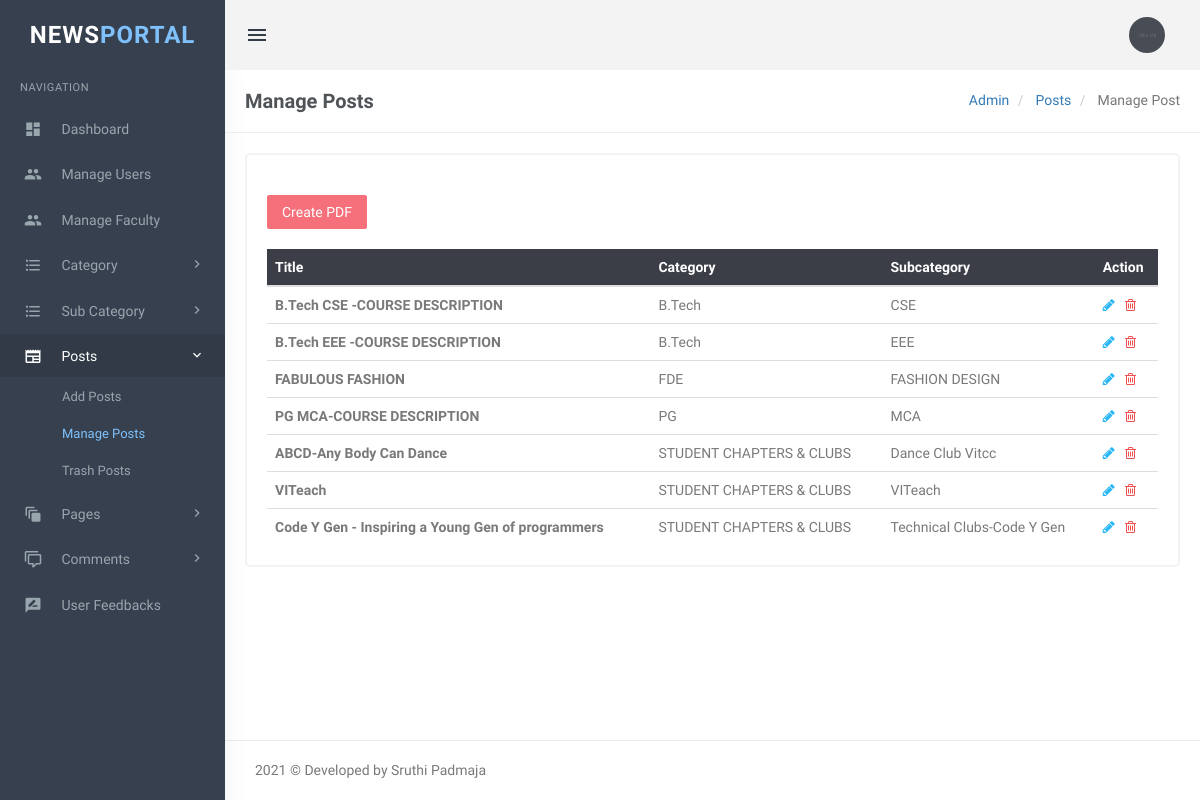
The page /admin/manage-posts.php (signed in) on the database its author committed.
### tables this page shows
CREATE TABLE `tblposts` (
  `id` int(11) NOT NULL,
  `PostTitle` longtext DEFAULT NULL,
  `CategoryId` int(11) DEFAULT NULL,
  `SubCategoryId` int(11) DEFAULT NULL,
  `PostDetails` longtext DEFAULT NULL,
  `PostingDate` timestamp NULL DEFAULT current_timestamp(),
  `UpdationDate` timestamp NULL DEFAULT NULL ON UPDATE current_timestamp(),
  `Is_Active` int(1) DEFAULT NULL,
  `PostUrl` mediumtext DEFAULT NULL,
  `PostImage` varchar(255) DEFAULT NULL
);

CREATE TABLE `tblcategory` (
  `id` int(11) NOT NULL,
  `CategoryName` varchar(200) DEFAULT NULL,
  `Description` mediumtext DEFAULT NULL,
  `PostingDate` timestamp NULL DEFAULT current_timestamp(),
  `UpdationDate` timestamp NULL DEFAULT NULL,
  `Is_Active` int(1) DEFAULT NULL
);

CREATE TABLE `tblsubcategory` (
  `SubCategoryId` int(11) NOT NULL,
  `CategoryId` int(11) DEFAULT NULL,
  `Subcategory` varchar(255) DEFAULT NULL,
  `SubCatDescription` mediumtext DEFAULT NULL,
  `PostingDate` timestamp NOT NULL DEFAULT current_timestamp(),
  `UpdationDate` timestamp NULL DEFAULT NULL,
  `Is_Active` int(1) DEFAULT NULL
);

### admin/manage-posts.php (the view, shortened to what this page needs)
<?php
include('includes/config.php');
if(strlen($_SESSION['login'])==0)
  {
header('location:index.php');
}
else{
?>
<!DOCTYPE html>
<html lang="en">
    <head>
		<link rel="stylesheet" href="../plugins/morris/morris.css">
        <link href="../plugins/jvectormap/jquery-jvectormap-2.0.2.css" rel="stylesheet" />
        <link href="assets/css/bootstrap.min.css" rel="stylesheet" type="text/css" />
        <link href="assets/css/core.css" rel="stylesheet" type="text/css" />
        <link href="assets/css/components.css" rel="stylesheet" type="text/css" />
        <link href="assets/css/icons.css" rel="stylesheet" type="text/css" />
        <link href="assets/css/pages.css" rel="stylesheet" type="text/css" />
        <link href="assets/css/menu.css" rel="stylesheet" type="text/css" />
        <link href="assets/css/responsive.css" rel="stylesheet" type="text/css" />
		<link rel="stylesheet" href="../plugins/switchery/switchery.min.css">
    </head>
    <body class="fixed-left">
        <div id="wrapper">
           <?php include('includes/topheader.php');?>
           <?php include('includes/leftsidebar.php');?>
            <div class="content-page">
                <div class="content">
                    <div class="container">
                        <div class="row">
							<div class="col-xs-12">
								<div class="page-title-box">
                                    <h4 class="page-title">Manage Posts </h4>
                                    <ol class="breadcrumb p-0 m-0">
                                        <li>
                                            <a href="#">Admin</a>
                                        </li>
                                        <li>
                                            <a href="#">Posts</a>
                                        </li>
                                        <li class="active">
                                            Manage Post
                                        </li>
                                    </ol>
                                    <div class="clearfix"></div>
                                </div>
							</div>
						</div>
                        <div class="row">
                            <div class="col-sm-12">
                                <div class="card-box">
                                    <div class="table-responsive">
<table class="table table-colored table-centered table-inverse m-0">
<thead>
<tr>
<th>Title</th>
<th>Category</th>
<th>Subcategory</th>
<th>Action</th>
</tr>
</thead>
<tbody>
<br>
<form method=post>
    <input type="submit" name="create_pdf" class="btn btn-danger" value="Create PDF"/><br>
</form>
<?php
$query=mysqli_query($con,"select tblposts.id as postid,tblposts.PostTitle as title,tblcategory.CategoryName as category,tblsubcategory.Subcategory as subcategory from tblposts left join tblcategory on tblcategory.id=tblposts.CategoryId left join tblsubcategory on tblsubcategory.SubCategoryId=tblposts.SubCategoryId where tblposts.Is_Active=1 ");
$rowcount=mysqli_num_rows($query);
if($rowcount==0)
{
?>
<tr>
<td colspan="4" align="center"><h3 style="color:red">No record found</h3></td>
<tr>
<?php
} else {
while($row=mysqli_fetch_array($query))
{
?>
 <tr>
<td><b><?php echo htmlentities($row['title']);?></b></td>
<td><?php echo htmlentities($row['category'])?></td>
<td><?php echo htmlentities($row['subcategory'])?></td>
<td><a href="edit-post.php?pid=<?php echo htmlentities($row['postid']);?>"><i class="fa fa-pencil" style="color: #29b6f6;"></i></a>
    &nbsp;<a href="manage-posts.php?pid=<?php echo htmlentities($row['postid']);?>&&action=del" onclick="return confirm('Do you reaaly want to delete ?')"> <i class="fa fa-trash-o" style="color: #f05050"></i></a> </td>
 </tr>
<?php } }?>
                                            </tbody>
                                        </table>
                                    </div>
                                </div>
                            </div>
                        </div>
                    </div>
                </div>
       <?php include('includes/footer.php');?>
            </div>
        </div>
    </body>
</html>
<?php } ?>

### admin/assets/css/core.css (style rules this page uses)
body { font-family: 'Varela Round', sans-serif; margin: 0; padding-bottom: 60px; overflow-x: hidden; color: #797979; }
html { position: relative; min-height: 100%; }
.h1, .h2, .h3, .h4, .h5, .h6, h1, h2, h3, h4, h5, h6 { color: #505458; font-family: 'Hind Madurai', sans-serif; margin: 10px 0; }
* { outline: none !important; }
b, strong { font-weight: 600; font-family: 'Hind Madurai', sans-serif; }
.container { width: auto; }
#wrapper { height: 100%; overflow: hidden; width: 100%; }
.p-0 { padding: 0 !important; }
.m-0 { margin: 0 !important; }
.card-box { padding: 20px; border: 2px solid #f3f3f3; -webkit-border-radius: 5px; border-radius: 5px; -moz-border-radius: 5px; background-clip: padding-box; margin-bottom: 20px; background-color: #ffffff; }
.row { margin-right: -10px; margin-left: -10px; }
.col-lg-1, .col-lg-10, .col-lg-11, .col-lg-12, .col-lg-2, .col-lg-3, .col-lg-4, .col-lg-5, .col-lg-6, .col-lg-7, .col-lg-8, .col-lg-9, .col-md-1, .col-md-10, .col-md-11, .col-md-12, .col-md-2, .col-md-3, .col-md-4, .col-md-5, .col-md-6, .col-md-7, .col-md-8, .col-md-9, .col-sm-1, .col-sm-10, .col-sm-11, .col-sm-12, .col-sm-2, .col-sm-3, .col-sm-4, .col-sm-5, .col-sm-6, .col-sm-7, .col-sm-8, .col-sm-9, .col-xs-1, .col-xs-10, .col-xs-11, .col-xs-12, .col-xs-2, .col-xs-3, .col-xs-4, .col-xs-5, .col-xs-6, .col-xs-7, .col-xs-8, .col-xs-9 { padding-left: 10px; padding-right: 10px; }
.breadcrumb { background-color: transparent; margin-bottom: 15px; padding-top: 10px; padding-left: 0; }

### admin/assets/css/menu.css (style rules this page uses)
.content-page { margin-left: 225px; overflow: hidden; }
.content-page .content { padding: 0 5px 10px 5px; margin-top: 70px; }
.page-title { font-size: 20px; margin-bottom: 0; margin-top: 0; font-weight: 600; }
.page-title-box { padding: 20px; border-bottom: 1px solid #eee; margin: 0 -20px 20px -20px; }
.page-title-box .page-title { margin-bottom: 0; float: left; }
.page-title-box .breadcrumb { float: right; background-color: transparent !important; }

### rows shown on the page
tblposts: PostTitle "B.Tech CSE -COURSE DESCRIPTION", CategoryId.CategoryName "B.Tech", SubCategoryId.Subcategory "CSE"
tblposts: PostTitle "B.Tech EEE -COURSE DESCRIPTION", CategoryId.CategoryName "B.Tech", SubCategoryId.Subcategory "EEE"
tblposts: PostTitle "FABULOUS FASHION", CategoryId.CategoryName "FDE", SubCategoryId.Subcategory "FASHION DESIGN"
tblposts: PostTitle "PG MCA-COURSE DESCRIPTION", CategoryId.CategoryName "PG", SubCategoryId.Subcategory "MCA"
tblposts: PostTitle "ABCD-Any Body Can Dance", CategoryId.CategoryName "STUDENT CHAPTERS & CLUBS", SubCategoryId.Subcategory "Dance Club Vitcc"
tblposts: PostTitle "VITeach", CategoryId.CategoryName "STUDENT CHAPTERS & CLUBS", SubCategoryId.Subcategory "VITeach"
tblposts: PostTitle "Code Y Gen - Inspiring a Young Gen of programmers", CategoryId.CategoryName "STUDENT CHAPTERS & CLUBS", SubCategoryId.Subcategory "Technical Clubs-Code Y Gen"
